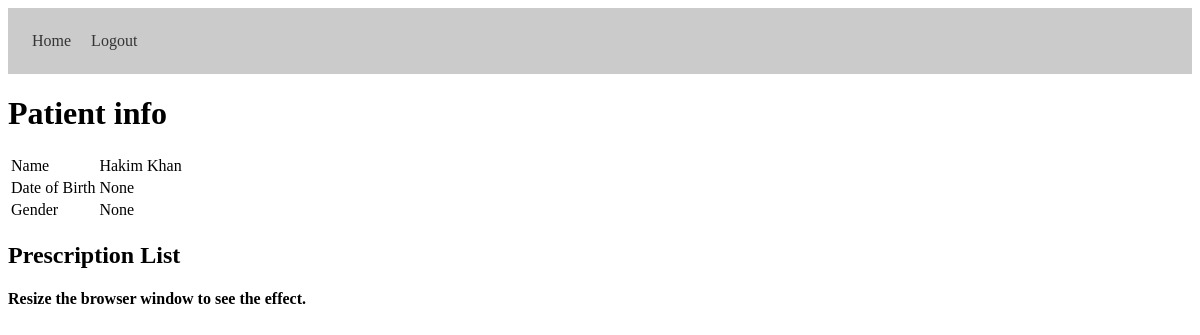
/patient/profile/3 (signed in), run on the app's committed database.
### core/models.py (models this page shows)
class User(AbstractBaseUser, PermissionsMixin):
    email = models.EmailField(max_length=254, unique=True)
    name = models.CharField(max_length=254, null=True, blank=True)
    nid = models.CharField(max_length=25,unique=True)
    gender = models.CharField(max_length=20,null=True)
    is_staff = models.BooleanField(default=False)
    is_doctor = models.BooleanField(default=False)
    dob = models.DateField(auto_now=False, auto_now_add=False,null=True)
    is_superuser = models.BooleanField(default=False)
    is_active = models.BooleanField(default=True)
    last_login = models.DateTimeField(null=True, blank=True)
    date_joined = models.DateTimeField(auto_now_add=True)
    USERNAME_FIELD = 'email'
    EMAIL_FIELD = 'email'
    REQUIRED_FIELDS = ["name","nid"]
    objects = UserManager()

### core/views.py (the view)
# urls.py: path('patient/profile/<int:pk>',OtherPatientProfileView.as_view(),name="patient"),
class OtherPatientProfileView(LoginRequiredMixin,DetailView):
  login_url = "/account/login"
  redirect_field_name = "next"
  template_name = "Patient_Profile.html"
  model = User
  context_object_name = "user"
  def get_context_data(self, **kwargs):
      context = super().get_context_data(**kwargs)
      context["prescriptions"] = Prescription.objects.filter(user=kwargs.get("object")).order_by("-uploaded_at")
      return context

### templates/Patient_Profile.html (shortened to what this page needs)
<!DOCTYPE html>
<html>
<head>
  {% load static %}
  <link rel="stylesheet" href="{% static './css/Patient_profile.css' %}">
</head>
<body>
  <nav>
    <span Style="margin-right:1rem"><a href="/">Home</a></span>
    <span Style="margin-right:1rem"><a href=" {% url 'logout' %}">Logout</a></span>
  </nav>
<h1>Patient info</h1>
<table>
  <tr>
    <td>Name</td>
    <td>{{user.name}}</td>
  </tr>
  <tr>
    <td>Date of Birth</td>
    <td>{{user.dob}}</td>
  </tr>
  <tr>
    <td>Gender</td>
    <td>{{user.gender}}</td>
  </tr>
</table>
<h2>Prescription List</h2>
<h4>Resize the browser window to see the effect.</h4>
</body>
</html>

### static/css/Patient_profile.css (style rules this page uses)
* { box-sizing: border-box; }
nav { padding:1.5rem; background: rgb(203, 203, 203); }
nav a { color:rgb(52, 52, 52); text-decoration: none; }

### data on the page
User: name "Hakim Khan", dob "None", gender "None"
